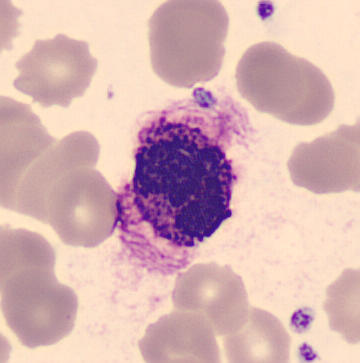
#> input picture PBC-YOLO-811/images/val/BA_452882.jpg, 360 x 363 px; its folder holds only this picture in this run
$ jupyter execute make-CLAHE-IMG.ipynb
#> lines starting #> are read from the running program, lines starting #| are printed output that depends on the picture
[cell 1]
import os
import shutil
#shutil.rmtree('PBC-YOLO-811')

[cell 2]
import cv2
import glob
import os
import numpy as np

# Paths
original_train_images_dir = "/home/jupyter-r.yazdi/myproject/dti3d/0pycodes/CellDetection/PBC-YOLO-811/images/val/"
clahe_train_images_dir = "/home/jupyter-r.yazdi/myproject/dti3d/0pycodes/CellDetection/CLAHE/PBC-YOLO-811/images/val/"

print(f"✓ Original images directory: {original_train_images_dir}")
print(f"✓ CLAHE output directory: {clahe_train_images_dir}")

# Create output directory if missing
os.makedirs(clahe_train_images_dir, exist_ok=True)

[cell 3]
# CLAHE parameters (tune based on your blood smear characteristics)
CLAHE_CLIP_LIMIT = 2.0      # Higher = more contrast (try 1.5-4.0)
TILE_GRID_SIZE = (8, 8)     # Smaller tiles = more local adaptation (try 4x4 to 16x16)

# Initialize CLAHE object (applied to L channel only)
clahe = cv2.createCLAHE(clipLimit=CLAHE_CLIP_LIMIT, tileGridSize=TILE_GRID_SIZE)

# Get all image paths (multiple extensions)
image_paths = []
for ext in ['*.jpg']:
    image_paths.extend(glob.glob(os.path.join(original_train_images_dir, ext)))

print(f"\nFound {len(image_paths)} images to process...")

if not image_paths:
    print(f"❌ No images found in {original_train_images_dir}")
    print("Please verify the path and image extensions (.jpg)")
else:
    processed_count = 0
    failed_count = 0

    for img_path in image_paths:
        try:
            # Read original color image (BGR format)
            bgr_img = cv2.imread(img_path)
#> bgr_img is the input picture: shape (363, 360, 3); mean B, G, R 178.5, 178.4, 214.5
            if bgr_img is None:
                raise ValueError("cv2.imread returned None")

            # Convert to LAB color space
            lab_img = cv2.cvtColor(bgr_img, cv2.COLOR_BGR2LAB)
#> lab_img: shape (363, 360, 3); mean of channels 0, 1, 2 193.1, 141.6, 132.5
            l_channel, a_channel, b_channel = cv2.split(lab_img)
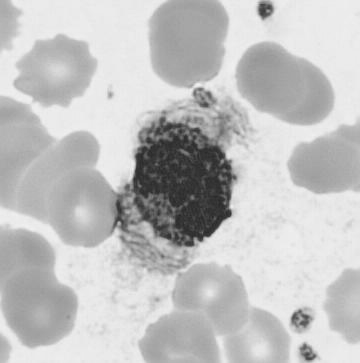
#> l_channel: shape (363, 360); min 38, max 241, mean 193.1
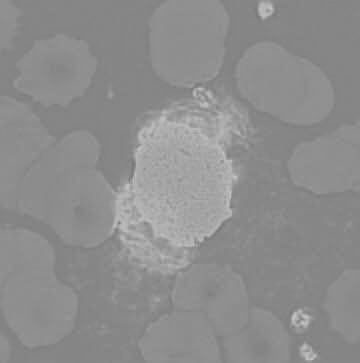
#> a_channel: shape (363, 360); min 119, max 195, mean 141.6
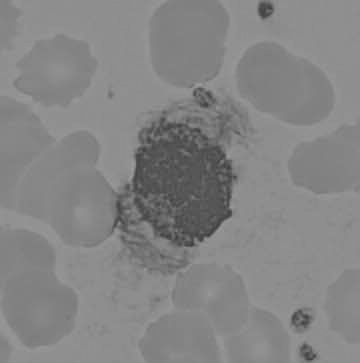
#> b_channel: shape (363, 360); min 59, max 158, mean 132.5

            # Apply CLAHE ONLY to L (lightness) channel
            clahe_l = clahe.apply(l_channel)
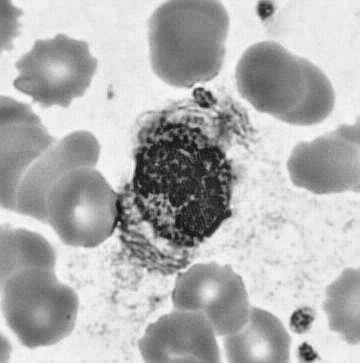
#> clahe_l: shape (363, 360); min 17, max 249, mean 177.6

            # Merge enhanced L channel with original color channels
            merged_lab = cv2.merge([clahe_l, a_channel, b_channel])
#> merged_lab: shape (363, 360, 3); mean of channels 0, 1, 2 177.6, 141.6, 132.5

            # Convert back to BGR for saving
            clahe_bgr = cv2.cvtColor(merged_lab, cv2.COLOR_LAB2BGR)
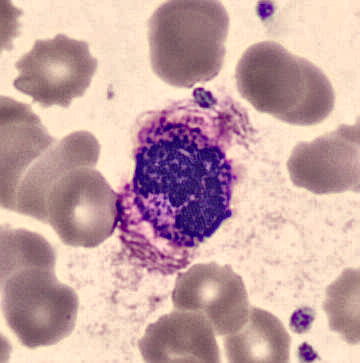
#> clahe_bgr: shape (363, 360, 3); mean B, G, R 162.8, 162.9, 197.5

            # Save result
            file_name = os.path.basename(img_path)
            output_path = os.path.join(clahe_train_images_dir, file_name)
            cv2.imwrite(output_path, clahe_bgr)

            processed_count += 1
            if processed_count % 5000 == 0:
                print(f"  Processed {processed_count}/{len(image_paths)} images...")

        except Exception as e:
            print(f"⚠️  Failed to process {os.path.basename(img_path)}: {str(e)}")
            failed_count += 1
            continue

    # Final report
    print("\n" + "="*60)
    print(f"✅ CLAHE processing completed")
    print(f"   • Successfully processed: {processed_count}/{len(image_paths)}")
    print(f"   • Failed: {failed_count}")
    print(f"   • Output directory: {clahe_train_images_dir}")
    print(f"\n🔬 Color-preserving CLAHE applied to L channel in LAB space")
    print(f"   • Clip limit: {CLAHE_CLIP_LIMIT}")
    print(f"   • Tile grid size: {TILE_GRID_SIZE}")
    print("="*60)

$ run again, on PBC-YOLO-811/images/val/BNE_570330.jpg
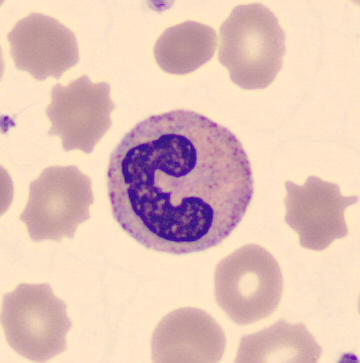
#> input picture PBC-YOLO-811/images/val/BNE_570330.jpg, 360 x 363 px
#> bgr_img is the input picture: shape (363, 360, 3); mean B, G, R 185.7, 196.2, 227.6
#> lab_img: shape (363, 360, 3); mean of channels 0, 1, 2 207.8, 138, 137.1
#> `clahe_l = clahe.apply(l_channel)`:
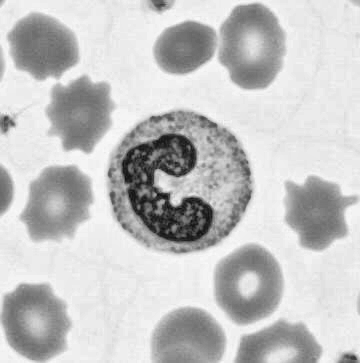
#> clahe_l: shape (363, 360); min 16, max 250, mean 195.8
#> merged_lab: shape (363, 360, 3); mean of channels 0, 1, 2 195.8, 138, 137.1
#> `clahe_bgr = cv2.cvtColor(merged_lab, cv2.COLOR_LAB2BGR)`:
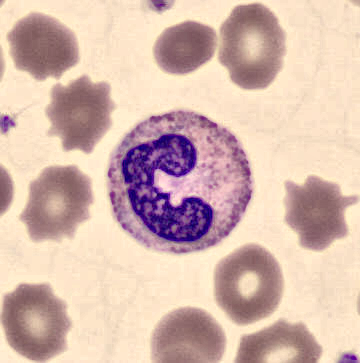
#> clahe_bgr: shape (363, 360, 3); mean B, G, R 173.4, 184, 214

$ run again, on PBC-YOLO-811/images/val/BNE_885859.jpg
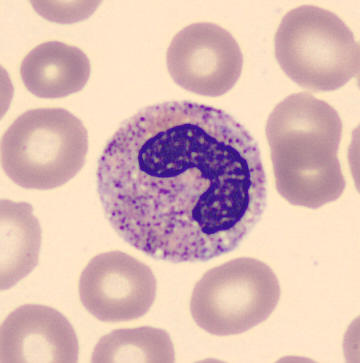
#> input picture PBC-YOLO-811/images/val/BNE_885859.jpg, 360 x 363 px
#> bgr_img is the input picture: shape (363, 360, 3); mean B, G, R 182, 187.1, 219.5
#> lab_img: shape (363, 360, 3); mean of channels 0, 1, 2 199.9, 139.4, 134.5
#> `clahe_l = clahe.apply(l_channel)`:
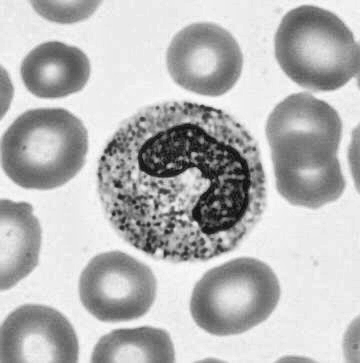
#> clahe_l: shape (363, 360); min 12, max 251, mean 183.8
#> merged_lab: shape (363, 360, 3); mean of channels 0, 1, 2 183.8, 139.4, 134.5
#> `clahe_bgr = cv2.cvtColor(merged_lab, cv2.COLOR_LAB2BGR)`:
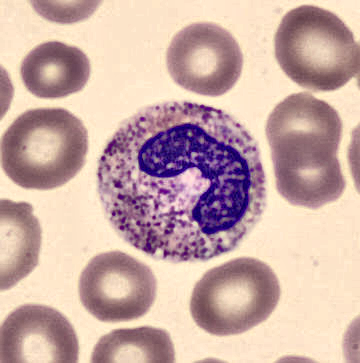
#> clahe_bgr: shape (363, 360, 3); mean B, G, R 165.6, 171, 201.5

$ run again, on PBC-YOLO-811/images/val/EO_172632.jpg
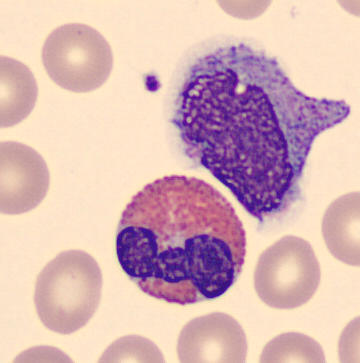
#> input picture PBC-YOLO-811/images/val/EO_172632.jpg, 360 x 363 px
#> bgr_img is the input picture: shape (363, 360, 3); mean B, G, R 182, 181.5, 216.4
#> lab_img: shape (363, 360, 3); mean of channels 0, 1, 2 195.7, 141.6, 132
#> `clahe_l = clahe.apply(l_channel)`:
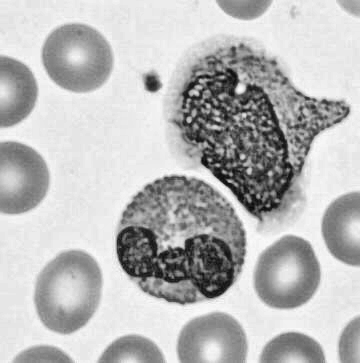
#> clahe_l: shape (363, 360); min 10, max 252, mean 185.8
#> merged_lab: shape (363, 360, 3); mean of channels 0, 1, 2 185.8, 141.6, 132
#> `clahe_bgr = cv2.cvtColor(merged_lab, cv2.COLOR_LAB2BGR)`:
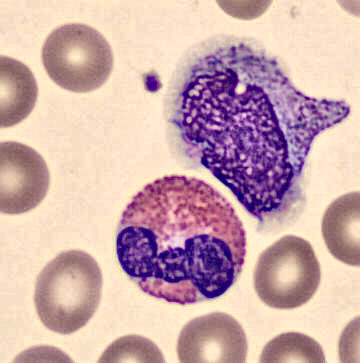
#> clahe_bgr: shape (363, 360, 3); mean B, G, R 171.9, 171.6, 205.2
